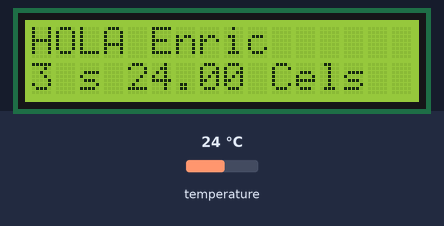
The sketch below on a simulated Arduino Uno, built for the host (arithmetic inside an expression is 32-bit, double 64-bit). Shown: 16×2 character LCD. Inputs (shaded band) come from the test bench; at power-on: temperature 24 °C. WiFi joins after 1.5 s; servers stay silent unless stated; no MQTT or app messages arrive unless stated; what the sketch prints to the serial monitor is not drawn.

Above: at 4.3 s.
4.4 s: temperature set to 12 °C
At 7.6 s:
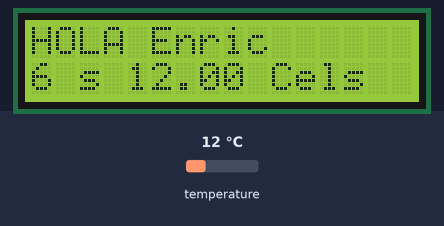
11.2 s: temperature set to 19 °C
At 13.5 s:
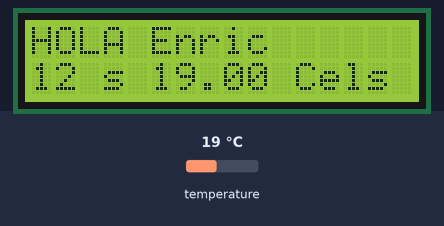
20.2 s: temperature set to 28 °C
At 23.0 s:
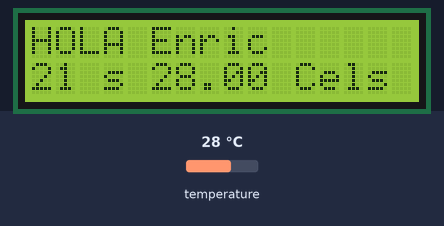
Timing chart, 0 to 24.5 s (numbered marks = the images above; inputs shaded):
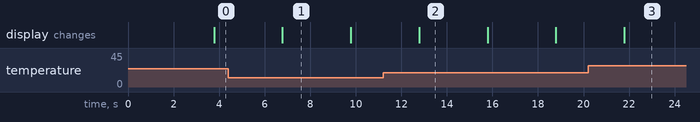

The sketch:

mqtt_basic_mod.ino
```cpp
/*
  Basic MQTT example

  This sketch demonstrates the basic capabilities of the library.
  It connects to an MQTT server then:
  - publishes "hello world" to the topic "outTopic"
  - subscribes to the topic "inTopic", printing out any messages
    it receives. NB - it assumes the received payloads are strings not binary

  It will reconnect to the server if the connection is lost using a blocking
  reconnect function. See the 'mqtt_reconnect_nonblocking' example for how to
  achieve the same result without blocking the main loop.

*/

#include <SPI.h>
#include <Ethernet.h>
#include <PubSubClient.h>
#include <LiquidCrystal_I2C.h>
#include <OneWire.h>
#include <DallasTemperature.h>

#define DISPOSITIVO "fab1" //Dispositivo que identifica al publicar en MQTT
#define RAIZ "cefi/ejercicio1"  //raiz de la ruta donde va a publicar

OneWire puertosensor1(9);                //Se establece el pin 2  como bus OneWire
DallasTemperature sensor1(&puertosensor1); //Se declara una variable u objeto para nuestro sensor

//Crear el objeto lcd  dirección  0x3F y 16 columnas x 2 filas
LiquidCrystal_I2C lcd(0x3F, 16, 2);
// Update these with values suitable for your network.
byte mac[] = { 0xDE, 0xAD, 0xBE, 0xEF, 0xFE, 0xED };
//byte mac[]    = {  0xD8, 0xA7, 0x56, 0x31, 0x06, 0xD0 };
IPAddress ip(192, 168, 8, 40);
IPAddress server(192, 168, 8, 13); //IP RaspBerry

long ahora, ultimamesura, segundero; //variables de tiempo

char charTemperature3[]= "00.00";
char charSecons[]= "00.0";
float temp1; //variables temperatura

//Topics
String topic_root =  String(RAIZ) + "/" + String(DISPOSITIVO);
String publish_temperatura1_string = topic_root + "/temperaturaEnric";
const char* publish_temperatura1 = publish_temperatura1_string.c_str();


void callback(char* topic, byte* payload, unsigned int length) {
  Serial.print("Message arrived [");
  Serial.print(topic);
  Serial.print("] ");
  for (int i = 0; i < length; i++) {
    Serial.print((char)payload[i]);
  }
  Serial.println();
}

EthernetClient ethClient;
PubSubClient client(ethClient);

void reconnect() {
  // Loop until we're reconnected
  while (!client.connected()) {
    Serial.print("Attempting MQTT connection...");
    // Attempt to connect
    if (client.connect("arduinoClient")) {
      Serial.println("connected");
      // Once connected, publish an announcement...
      client.publish("TopicEnric", "hello Enric");
      // ... and resubscribe
      client.subscribe("TopicEnric");
    } else {
      Serial.print("failed, rc=");
      Serial.print(client.state());
      Serial.println(" try again in 5 seconds");
      // Wait 5 seconds before retrying
      delay(5000);
    }
  }
}

void setup()
{
  Serial.begin(57600);

  // Inicializar el LCD
  lcd.init();
  //Encender la luz de fondo.
  lcd.backlight();
  // Escribimos el Mensaje en el LCD.
  lcd.print("HOLA Enric");


  client.setServer(server, 1883);
  client.setCallback(callback);

  Ethernet.begin(mac, ip);
  // Allow the hardware to sort itself out
  delay(1500);

}

void loop()
{
 ahora = millis();
  if ((ahora - ultimamesura) > 3000) {
    ultimamesura = ahora;
    segundero = ultimamesura / 1000;
    sensor1.requestTemperatures();   //Se envía el comando para leer la temperatura
    temp1= sensor1.getTempCByIndex(0); //Se obtiene la temperatura en ºC
    // Ubicamos el cursor en la primera posición(columna:0) de la segunda línea(fila:1)
    lcd.setCursor(0, 1);
    lcd.print(segundero);
    lcd.print(" ");
    lcd.print("s");
    Serial.println(segundero);


    lcd.print(" ");
    lcd.print(temp1);
    lcd.print(" ");
    lcd.print("Cels");
    Serial.println(temp1);

    dtostrf(temp1,4,2, charTemperature3);
    client.publish("EnricTemperatura", charTemperature3);

    client.publish(publish_temperatura1, charTemperature3);

    /*dtostrf(segundero,4,1, charSecons);
   client.publish("EnricSegundero", charSecons);*/
  }

   if (!client.connected()) {
     reconnect();
    }
    client.loop();
}
```

Measured:
- what the display in image 1 shows lasts 3.0 s, from 6.8 s to 9.8 s
